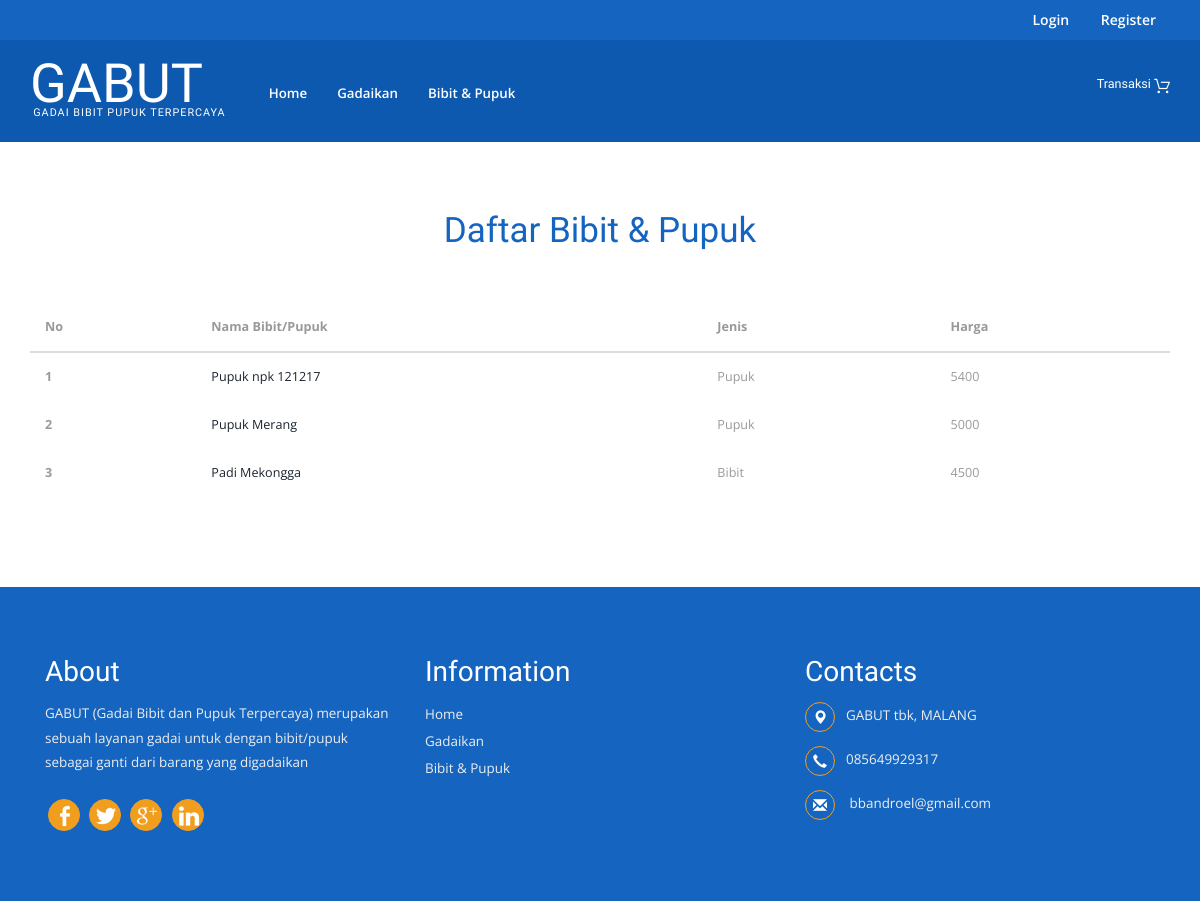
The page /index.php/c_bibit/get_all_data on the database its author committed.
### tables this page shows
CREATE TABLE `bibit_pupuk` (
  `id` int(11) NOT NULL,
  `nama` varchar(255) NOT NULL,
  `jumlah` int(11) NOT NULL,
  `harga` int(11) NOT NULL,
  `jenis` int(2) NOT NULL,
  `detail` text NOT NULL,
  `foto` varchar(255) NOT NULL,
  `tgl` timestamp NOT NULL DEFAULT CURRENT_TIMESTAMP ON UPDATE CURRENT_TIMESTAMP
);

### application/core/MY_loader.php (called while the page is built, shortened)
<?php
class MY_Loader extends CI_Loader {
    public function member($template_name, $vars = array(), $return = FALSE) {
        if ($return):
            $content = $this->view('member/header', $vars, $return);
            $content .= $this->view($template_name, $vars, $return);
            $content .= $this->view('member/footer', $vars, $return);
            return $content;
        else:
            $this->view($template_name, $vars);
        endif;
    }
}
?>

### application/controllers/c_bibit.php (called while the page is built, shortened)
<?php
class c_bibit extends CI_Controller {
    function get_all_data() {
        $this->load->model('m_bibit');
        $data['data'] = $this->m_bibit->get_all_data();
        if ($this->session->userdata('jenis') == 2) {
            $this->load->admin('admin/lihat_bibit', $data);
        } else {
            $this->load->member('member/lihat_bibit', $data);
        }
    }
}
?>

### index.php (called while the page is built, shortened)
<?php
require_once BASEPATH.'core/CodeIgniter.php';

### application/models/m_bibit.php (called while the page is built, shortened)
<?php
class m_bibit extends CI_Model {
    function get_all_data() {
        $this->db->select('*');
        $this->db->from('bibit_pupuk');
        $this->db->where('id !=', 1);
        $this->db->order_by('tgl', 'DESC');
        $query = $this->db->get();
        return $query->result();
    }
}

### application/views/member/lihat_bibit.php (the view)
<div class="content">
    <div class="cart-items">
        <div class="container">
            <div class="form-w3agile">
                <h3>Daftar Bibit & Pupuk</h3>
                <div class="panel-body1">
                    <div class ="table-responsive">
                        <table class="table table-hover">
                            <thead>
                                <?php
                                echo "<tr>
                            <th>No</th>
                            <th>Nama Bibit/Pupuk</th>
                            <th>Jenis</th>
                            <th>Harga</th>
                            </tr>";
                                ?>
                            </thead>
                            <tbody>
                                <?php
                                $i = 1;
                                foreach ($data as $value) {
                                    if ($value->jenis == 1) {
                                        $jenis = "Bibit";
                                    } else {
                                        $jenis = "Pupuk";
                                    }
                                    echo "<tr>
                            <th scope=\"row\">$i</th>
                            <td>".anchor("c_bibit/index/$value->id","$value->nama")."</td>
                            <td>$jenis</td>
                            <td>$value->harga</td>
                        </tr>";$i++;
                                }
                                ?>
                            </tbody>
                        </table>
                    </div>
                </div>
            </div>
        </div>
    </div>
</div>

### member/css/style.css (style rules this page uses)
body a { transition:0.5s all; -webkit-transition:0.5s all; -moz-transition:0.5s all; -o-transition:0.5s all; -ms-transition:0.5s all; }
h1,h2,h3,h4,h5,h6 { padding:0 0; margin:0 0; font-family: 'Cagliostro', sans-serif; }
body { padding:0 0; margin:0 0; font-family: 'Open Sans', sans-serif; }
.top-right ul li a { font-size: 1em; text-transform: capitalize; color:#fff; text-decoration: none; font-weight: 600; font-family: 'Open Sans', sans-serif; }
.logo-nav-left h1 a { font-size:1.5em; color:#fff; text-decoration:none; }
.logo-nav-left h1 a span { display: block; font-size: .2em; line-height: 0; text-transform: uppercase; letter-spacing: 11px; color: #fff; padding-left: .3em; }
.logo-nav-left1 ul li a { font-size:.95em; color: #fff; text-decoration: none; font-family: 'Open Sans', sans-serif; text-transform: capitalize; font-weight: 600; }
.navbar-default .navbar-nav > li > a { color: #fff; }
.box_1 h3 { color:#fff; font-size: 0.9em; margin: 0; }
.total { display: inline-block; vertical-align: middle; }
.box_1 a img { margin: 3px 0 0 0px; }
.footer-grid ul li a { font-size: .96em; color: #eee; line-height: 2em; text-decoration:none; }
.table > thead > tr > th, .table > tbody > tr > th, .table > tfoot > tr > th, .table > thead > tr > td, .table > tbody > tr > td, .table > tfoot > tr > td { border-top: none !important; }
.table td, .table>tbody>tr>td, .table>tbody>tr>th, .table>tfoot>tr>td, .table>tfoot>tr>th, .table>thead>tr>td, .table>thead>tr>th { padding: 15px!important; }
.table > thead > tr > th, .table > tbody > tr > th, .table > tfoot > tr > th, .table > thead > tr > td, .table > tbody > tr > td, .table > tfoot > tr > td { font-size: 0.9em; color: #999; border-top: none !important; }
.form-w3agile h3 { color: #1565C0; font-size: 2.5em; text-align: center; margin-bottom: 1.5em; }
.total-item,.cart-items { margin-top:0em; padding:5em 0; }

### rows shown on the page
bibit_pupuk: anchor("c_bibit/index/$value->id","$value->nama") "Pupuk npk 121217", jenis "Pupuk", harga "5400"
bibit_pupuk: anchor("c_bibit/index/$value->id","$value->nama") "Pupuk Merang", jenis "Pupuk", harga "5000"
bibit_pupuk: anchor("c_bibit/index/$value->id","$value->nama") "Padi Mekongga", jenis "Bibit", harga "4500"

### other values the page prints
anchor('c_account/login', 'Login') "Login"
anchor('c_account/register', 'Register') "Register"
anchor('?', 'Home') "Home"
anchor('c_transaksi/hitung_harga', 'Gadaikan') "Gadaikan"
anchor('c_bibit/get_all_data', 'Bibit & Pupuk') "Bibit & Pupuk"
